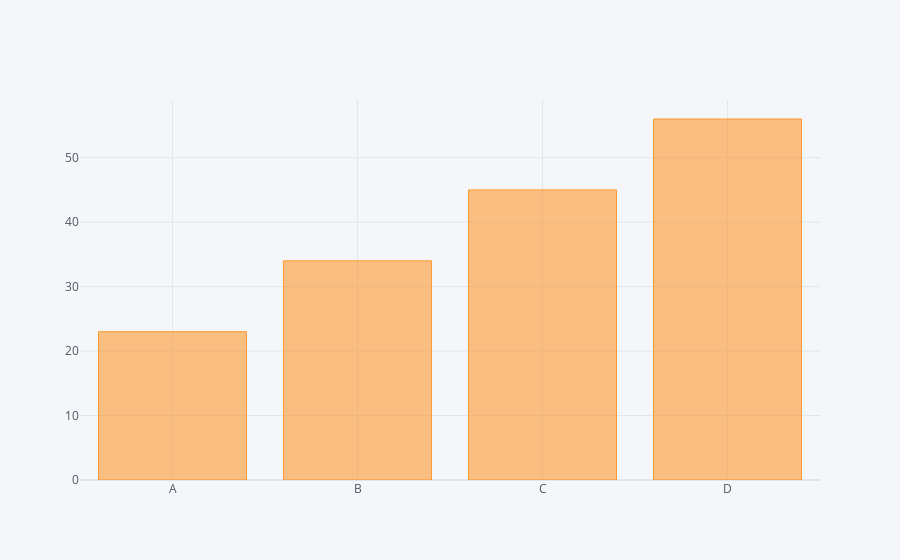

This figure's notebook cell:
### Code cell
# Bar Plot

df2.iplot(kind='bar',x='Category',y='Values')

### Figure 1 — Plotly figure (JSON) as saved in the notebook; plotly's stock layout.template omitted (floating-point values rounded to 4 significant figures)
{"data": [{"marker": {"color": "rgba(255, 153, 51, 0.6)", "line": {"color": "rgba(255, 153, 51, 1.0)", "width": 1}}, "name": "Values", "orientation": "v", "text": "", "type": "bar", "x": ["A", "B", "C", "D"], "y": [23, 34, 45, 56]}], "layout": {"legend": {"bgcolor": "#F5F6F9", "font": {"color": "#4D5663"}}, "paper_bgcolor": "#F5F6F9", "plot_bgcolor": "#F5F6F9", "title": {"font": {"color": "#4D5663"}}, "xaxis": {"gridcolor": "#E1E5ED", "showgrid": true, "tickfont": {"color": "#4D5663"}, "title": {"font": {"color": "#4D5663"}, "text": ""}, "zerolinecolor": "#E1E5ED"}, "yaxis": {"gridcolor": "#E1E5ED", "showgrid": true, "tickfont": {"color": "#4D5663"}, "title": {"font": {"color": "#4D5663"}, "text": ""}, "zerolinecolor": "#E1E5ED"}}}
